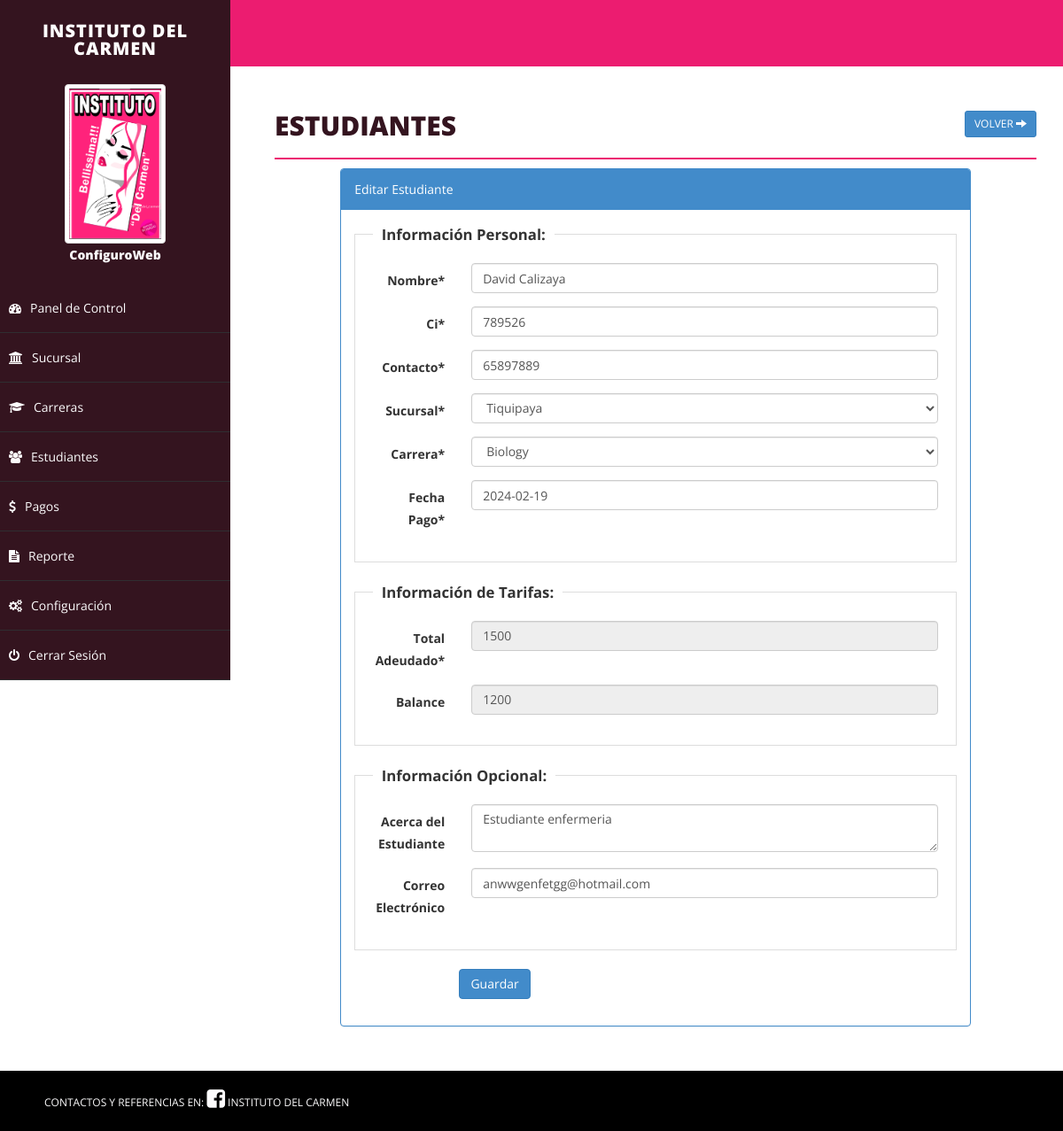
/student.php?action=edit&id=16 (signed in), run on the app's committed database.
### tables this page shows
CREATE TABLE `student` (
  `id` int(255) NOT NULL,
  `ci` varchar(10) NOT NULL,
  `emailid` varchar(255) NOT NULL,
  `sname` varchar(255) NOT NULL,
  `joindate` datetime NOT NULL,
  `about` text NOT NULL,
  `contact` varchar(255) NOT NULL,
  `fees` int(255) NOT NULL,
  `career` varchar(255) NOT NULL,
  `branch` varchar(255) NOT NULL,
  `balance` int(255) NOT NULL,
  `delete_status` enum('0','1') NOT NULL DEFAULT '0'
);

CREATE TABLE `branch` (
  `id` int(255) NOT NULL,
  `branch` varchar(255) NOT NULL,
  `address` text NOT NULL,
  `detail` text NOT NULL,
  `delete_status` enum('0','1') NOT NULL DEFAULT '0'
);

CREATE TABLE `career` (
  `id` int(11) NOT NULL,
  `career` varchar(255) NOT NULL,
  `address` text NOT NULL,
  `detail` text NOT NULL,
  `delete_status` enum('0','1') NOT NULL DEFAULT '0'
);

### student.php (the view, shortened to what this page needs)
<?php
include("php/dbconnect.php");
$ci = "";
$emailid = '';
$sname = '';
$joindate = '';
$contact = '';
$balance = 0;
$fees = '';
$about = '';
$career = '';
$action = "add";
if (isset($_GET['action']) && $_GET['action'] == "edit") {
	$id = isset($_GET['id']) ? mysqli_real_escape_string($conn, $_GET['id']) : '';
	$sqlEdit = $conn->query("SELECT * FROM student WHERE id='" . $id . "'");
	if ($sqlEdit->num_rows) {
		$rowsEdit = $sqlEdit->fetch_assoc();
		extract($rowsEdit);
		$action = "update";
	} else {
		$_GET['action'] = "";
	}
}
?>
<!DOCTYPE html>
<html xmlns="http://www.w3.org/1999/xhtml">
<head>
	<link href="css/bootstrap.css" rel="stylesheet" />
	<link href="css/font-awesome.css" rel="stylesheet" />
	<link href="css/basic.css" rel="stylesheet" />
	<link href="css/custom.css" rel="stylesheet" />
	<link href="css/ui.css" rel="stylesheet" />
	<link href="css/datepicker.css" rel="stylesheet" />
</head>
<?php
include("php/header.php");
?>
<div id="page-wrapper">
	<div id="page-inner">
		<div class="row">
			<div class="col-md-12">
				<h1 class="page-head-line">Estudiantes
					<?php
					echo (isset($_GET['action']) && @$_GET['action'] == "add" || @$_GET['action'] == "edit") ?
						' <a href="student.php" class="btn btn-primary btn-sm pull-right">Volver <i class="glyphicon glyphicon-arrow-right"></i></a>' : '<a href="student.php?action=add" class="btn btn-primary btn-sm pull-right"><i class="glyphicon glyphicon-plus"></i> Agregar Estudiante </a>';
					?>
				</h1>
			</div>
		</div>
		<?php
		if (isset($_GET['action']) && @$_GET['action'] == "add" || @$_GET['action'] == "edit") {
		?>
			<div class="row">
				<div class="col-sm-10 col-sm-offset-1">
					<div class="panel panel-primary">
						<div class="panel-heading">
							<?php echo ($action == "add") ? "Agregar Estudiante" : "Editar Estudiante"; ?>
						</div>
						<form action="student.php" method="post" id="signupForm1" class="form-horizontal">
							<div class="panel-body">
								<fieldset class="scheduler-border">
									<legend class="scheduler-border">Información Personal:</legend>
									<div class="form-group">
										<label class="col-sm-2 control-label" for="Old">Nombre* </label>
										<div class="col-sm-10">
											<input type="text" class="form-control" id="sname" name="sname" value="<?php echo $sname; ?>" />
										</div>
									</div>
									<div class="form-group">
										<label class="col-sm-2 control-label" for="Old">Ci* </label>
										<div class="col-sm-10">
											<input type="text" class="form-control" id="ci" name="ci" value="<?php echo $ci; ?>" />
										</div>
									</div>
									<div class="form-group">
										<label class="col-sm-2 control-label" for="Old">Contacto* </label>
										<div class="col-sm-10">
											<input type="text" class="form-control" id="contact" name="contact" value="<?php echo $contact; ?>" maxlength="10" />
										</div>
									</div>
									<div class="form-group">
										<label class="col-sm-2 control-label" for="Old">Sucursal* </label>
										<div class="col-sm-10">
											<select class="form-control" id="branch" name="branch">
												<?php
												$sql = "select * from branch where delete_status='0' order by branch.branch asc";
												$q = $conn->query($sql);
												while ($r = $q->fetch_assoc()) {
													echo '<option value="' . $r['id'] . '"  ' . (($branch == $r['id']) ? 'selected="selected"' : '') . '>' . $r['branch'] . '</option>';
												}
												?>
											</select>
										</div>
									</div>
									<div class="form-group">
										<label class="col-sm-2 control-label" for="Old">Carrera* </label>
										<div class="col-sm-10">
											<select class="form-control" id="career" name="career">
												<?php
												$sql = "select * from career where delete_status='0' order by career.career asc";
												$q = $conn->query($sql);
												while ($r = $q->fetch_assoc()) {
													echo '<option value="' . $r['id'] . '"  ' . (($career == $r['id']) ? 'selected="selected"' : '') . '>' . $r['career'] . '</option>';
												}
												?>
											</select>
										</div>
									</div>
									<div class="form-group">
										<label class="col-sm-2 control-label" for="Old">Fecha Pago* </label>
										<div class="col-sm-10">
											<input type="text" class="form-control" id="joindate" name="joindate" value="<?php echo ($joindate != '') ? date("Y-m-d", strtotime($joindate)) : ''; ?>" style="background-color: #fff;" readonly />
										</div>
									</div>
								</fieldset>
								<fieldset class="scheduler-border">
									<legend class="scheduler-border">Información de Tarifas:</legend>
									<div class="form-group">
										<label class="col-sm-2 control-label" for="Old">Total Adeudado* </label>
										<div class="col-sm-10">
											<input type="text" class="form-control" id="fees" name="fees" value="<?php echo $fees; ?>" <?php echo ($action == "update") ? "disabled" : ""; ?> />
										</div>
									</div>
									<div class="form-group">
										<label class="col-sm-2 control-label" for="Old">Balance </label>
										<div class="col-sm-10">
											<input type="text" class="form-control" id="balance" name="balance" value="<?php echo $balance; ?>" disabled />
										</div>
									</div>
								</fieldset>
								<fieldset class="scheduler-border">
									<legend class="scheduler-border">Información Opcional:</legend>
									<div class="form-group">
										<label class="col-sm-2 control-label" for="Password">Acerca del Estudiante </label>
										<div class="col-sm-10">
											<textarea class="form-control" id="about" name="about"><?php echo $about; ?></textarea>
										</div>
									</div>
									<div class="form-group">
										<label class="col-sm-2 control-label" for="Old">Correo Electrónico </label>
										<div class="col-sm-10">
											<input type="text" class="form-control" id="emailid" name="emailid" value="<?php echo $emailid; ?>" />
										</div>
									</div>
								</fieldset>
								<div class="form-group">
									<div class="col-sm-8 col-sm-offset-2">
										<button type="submit" name="save" class="btn btn-primary">Guardar </button>
									</div>
								</div>
							</div>
						</form>
					</div>
				</div>
			</div>
		<?php
		}
		?>
	</div>
</div>
<div id="footer-sec">
	CONTACTOS Y REFERENCIAS EN: <a href="https://www.facebook.com/people/Instituto-Del-Carmen-Cochabamba/100084527167834/" target="_blank"><i class="fa fa-facebook-square fa-2x" aria-hidden="true"></i> INSTITUTO DEL CARMEN</a>
</div>
</body>
</html>

### css/basic.css (style rules this page uses)
html, body { font-family: 'Open Sans', sans-serif; line-height: 25px; height: 100%; }
#page-wrapper { padding: 15px 15px; min-height: calc(100% - 75px); background: #FFFFFF; }
#page-inner { width: 100%; margin: 5px 10px; background-color: #fff !important; padding: 10px; min-height: calc(100% - 90px); }
.page-head-line { font-size: 30px; text-transform: uppercase; color: #34141F; font-weight: 800; padding-bottom: 20px; border-bottom: 2px solid #EC1C70; margin-bottom: 10px; }
#footer-sec { background-color: #000; padding: 20px 50px; color: #FCFBFC; font-size: 12px; width: 100%; position: fixed; bottom: 0; }
#footer-sec a { color: #FCFBFC; }
@media (min-width:768px) { #page-wrapper { margin: 0 0 0 260px; padding: 15px 30px; min-height: calc(100% - 75px); } }
@media (min-width:768px) { #footer-sec { position: relative; } }

### css/custom.css (style rules this page uses)
fieldset.scheduler-border { border: 1px groove #ddd !important; padding: 0 1.4em 1.4em 1.4em !important; margin: 0 0 1.5em 0 !important; -webkit-box-shadow: 0px 0px 0px 0px #000 ; box-shadow: 0px 0px 0px 0px #000 ; }
legend.scheduler-border { font-size: 1.2em !important; font-weight: bold !important; text-align: left !important; width:auto; padding:0 10px; border-bottom:none; }

### data on the page
student: sname "David Calizaya", ci "789526", contact "65897889", branch "Tiquipaya", career "Biology", joindate "2024-02-19", fees "1500", balance "1200", about "Estudiante enfermeria", emailid "anwwgenfetgg@hotmail.com"

### other printed values
$_SESSION['rainbow_name'] "ConfiguroWeb"
